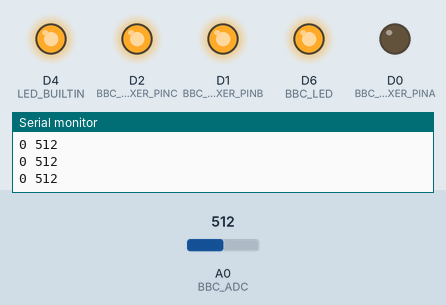
A sketch run on a simulated ESP8266 (NodeMCU). On the bench: output pins drawn as LEDs (lit = HIGH, except the on-board LED, lit = LOW), the last lines printed to the serial monitor. Inputs (shaded band) come from the test bench; at power-on: A0 (BBC_ADC) = 512.

Above: at 1.2 s.
1.3 s: A0 (BBC_ADC) set to 685
2.8 s: A0 (BBC_ADC) set to 711
At 3.7 s:
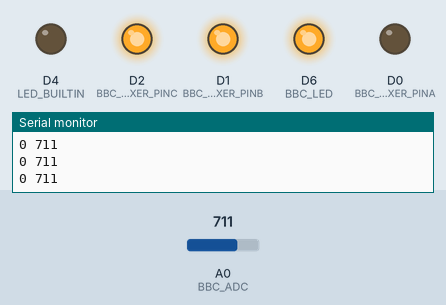
4.3 s: A0 (BBC_ADC) set to 306
At 5.2 s:
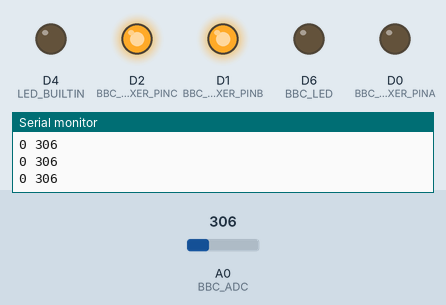
5.8 s: A0 (BBC_ADC) set to 283
At 6.2 s:
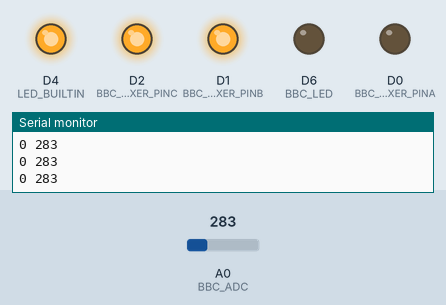
7.3 s: A0 (BBC_ADC) set to 511
At 8.5 s:
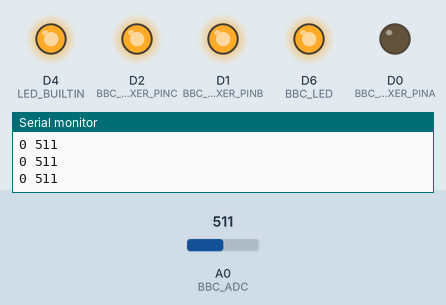
8.8 s: A0 (BBC_ADC) set to 716
At 9.6 s:
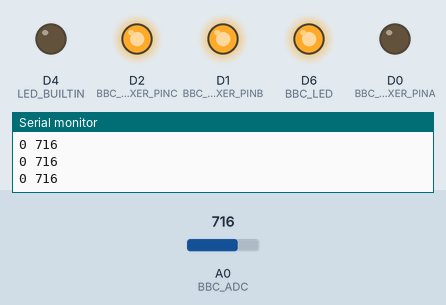
Timing chart, 0 to 11.3 s (numbered marks = the images above; inputs shaded):
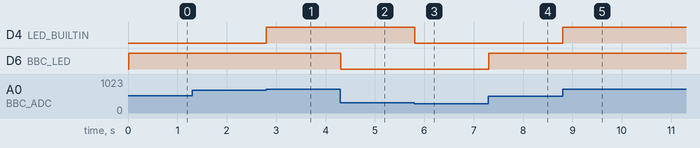

The sketch:

008_BBC_test_Buttons.ino
```cpp
// (licence header left out)
// BeriBeriCool pin definitions
#define BBC_LED               D6 // LED on Mixtape board, low active
#define BBC_NEOPIXELPIN       D7
#define BBC_NEOPIXELNUMLEDS   8
#define BBC_MULTIPLEXER_PINA  D0
#define BBC_MULTIPLEXER_PINB  D1
#define BBC_MULTIPLEXER_PINC  D2
#define BBC_I2S_DATA          RX
#define BBC_I2S_BCLK          D8
#define BBC_I2S_WS            D4
#define BBC_ADC               A0
#define BUTTONS_ADC           BBC_ADC

#define MULTIPLEXER_CHANNEL_POTI1   0
#define MULTIPLEXER_CHANNEL_POTI2   1
#define MULTIPLEXER_CHANNEL_POTI3   2
#define MULTIPLEXER_CHANNEL_POTI4   3
#define MULTIPLEXER_CHANNEL_CV1     4
#define MULTIPLEXER_CHANNEL_CV2     5
#define MULTIPLEXER_CHANNEL_BUTTONS 6

#include <Arduino.h>
#include "ESP8266WiFi.h" // wifi header only needed to turn it off

void selectMultiplexer(uint8_t channel)
{
  digitalWrite(BBC_MULTIPLEXER_PINA, (channel & 1) != 0);
  digitalWrite(BBC_MULTIPLEXER_PINB, (channel & 2) != 0);
  digitalWrite(BBC_MULTIPLEXER_PINC, (channel & 4) != 0);
}

void setup()
{
  Serial.begin(115200);
  WiFi.forceSleepBegin(); // turn of wifi to reduce power consumption
  delay(1);
  system_update_cpu_freq(160); // run MCU core with full speed

  // initialize digital pin LED_BUILTIN as an output.
  pinMode(LED_BUILTIN, OUTPUT);
  pinMode(BBC_LED, OUTPUT);

  pinMode(BBC_MULTIPLEXER_PINA, OUTPUT);
  pinMode(BBC_MULTIPLEXER_PINB, OUTPUT);
  pinMode(BBC_MULTIPLEXER_PINC, OUTPUT);

  selectMultiplexer(MULTIPLEXER_CHANNEL_BUTTONS);
}

#define Vbutton_releaseLevel  800
#define Vbutton_left          700
#define Vbutton_right         420
#define Vbutton_both          300
#define Vbutton_pressedLevel Vbutton_left

#define BUTTON_NONE         0
#define BUTTON_LEFT         1
#define BUTTON_RIGHT        2

uint8_t getButton()
{
  uint8_t  button = BUTTON_NONE;
  uint16_t pinVoltage;

  pinVoltage = analogRead(BUTTONS_ADC);

  if ( pinVoltage < Vbutton_left  ) button = BUTTON_LEFT;
  if ( pinVoltage < Vbutton_right ) button = BUTTON_RIGHT;
  if ( pinVoltage < Vbutton_both  ) button = BUTTON_LEFT + BUTTON_RIGHT;

  return button;
}

/*
  uint8_t wasButtonPressed()

  returns the button which was pressed when the button is released.

  return values:

  BUTTON_LEFT
  BUTTON_RIGHT
  BUTTON_LEFT+BUTTON_RIGHT

  One of the most underestimated tasks is debouncing a button.
  This routine works in the most cases. It could be useful to
  add some time delay after the button is released to prevent
  bouncing.

  v0.1  16.03.2017 -H-A-B-E-R-E-R-  first version

*/

#define BUTTON_NOTPRESSED   0
#define BUTTON_PRESSED      1

uint8_t wasButtonPressed()
{
  static uint8_t buttonPressed    = false;
  static uint8_t buttonState      = 0;
  static uint8_t buttonValue      = BUTTON_NONE;
  static uint8_t buttonMaxValue   = 0;

  uint8_t        buttonReturnValue;
  uint16_t       pinVoltage;

  pinVoltage = analogRead( BUTTONS_ADC );

  // hysteresis switch
  if ( pinVoltage > Vbutton_releaseLevel ) buttonPressed = false;
  if ( pinVoltage < Vbutton_pressedLevel ) buttonPressed = true;

  buttonReturnValue = BUTTON_NONE;

  switch ( buttonState )
  {
    case BUTTON_NOTPRESSED:
      {
        buttonMaxValue = 0;

        if ( buttonPressed )
        {
          buttonState = BUTTON_PRESSED;
        }
      }; break;

    case BUTTON_PRESSED:
      {
        if ( buttonPressed ) // find minimum volage level during button pressed period
        {
          buttonValue = BUTTON_NONE;

          if ( pinVoltage < Vbutton_both  )      buttonValue = BUTTON_LEFT + BUTTON_RIGHT;
          else if ( pinVoltage < Vbutton_right ) buttonValue =               BUTTON_RIGHT;
          else if ( pinVoltage < Vbutton_left  ) buttonValue = BUTTON_LEFT               ;

          if ( buttonValue > buttonMaxValue ) buttonMaxValue = buttonValue;

        } else
        {
          buttonState = BUTTON_NOTPRESSED;
          buttonReturnValue = buttonMaxValue;
        }; break;
      }
  }
  return buttonReturnValue;
}

void loop()
{
  static uint8_t counter = 0;
  uint16_t value;

  uint8_t buttonState=wasButtonPressed();
  if ( buttonState== BUTTON_LEFT) counter++;
  if ( buttonState == BUTTON_RIGHT) counter--;
  Serial.print(counter); Serial.print(" ");

  value = analogRead(BBC_ADC);
  Serial.println(value);
  delay(10);

  value = getButton();
  if (value & BUTTON_RIGHT) digitalWrite(BBC_LED, LOW);
  else digitalWrite(BBC_LED, HIGH);
  if (value & BUTTON_LEFT) digitalWrite(LED_BUILTIN, LOW);
  else digitalWrite(LED_BUILTIN, HIGH);
}
```

Measured:
- the behaviour switches between 699 and 700 on A0 (BBC_ADC) (found by bisection; images 0 and 1)
- the behaviour switches between 300 and 299 on A0 (BBC_ADC) (found by bisection; images 2 and 3)
- after the input at 2.8 s, D4 (LED_BUILTIN): LOW → HIGH at once
- after the input at 4.3 s, D6 (BBC_LED): HIGH → LOW at once
- after the input at 5.8 s, D4 (LED_BUILTIN): HIGH → LOW at once
- after the input at 7.3 s, D6 (BBC_LED): LOW → HIGH at once
- after the input at 8.8 s, D4 (LED_BUILTIN): LOW → HIGH at once
